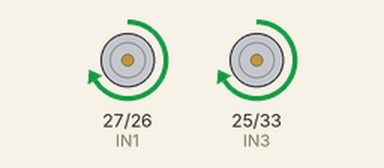
This sketch was run on a simulated ESP32. On the bench: motor-driver pin pairs drawn as motors (green arrow = first pin HIGH = forward, orange = second pin HIGH = backward, longer = more drive, scaled by the enable pin).

Above: at 1.0 s.
At 2.5 s:
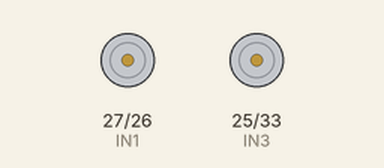
At 4.0 s:
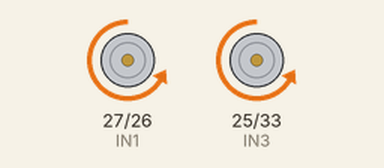
At 6.7 s:
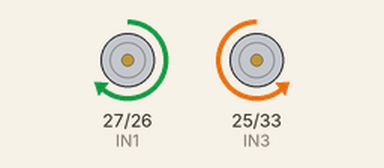
Timing chart, 0 to 11.1 s (numbered marks = the images above):
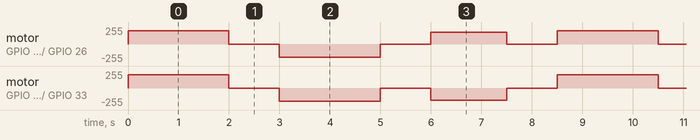

The sketch:

motor_test.ino
```cpp
// Motor A (DcMotor-15) - via IN1/IN2/EnA
const int IN1 = 27;
const int IN2 = 26;
const int ENA = 14;

// Motor B (DcMotor-16) - via IN3/IN4/EnB
const int IN3 = 25;
const int IN4 = 33;
const int ENB = 32;

void setup() {
  pinMode(IN1, OUTPUT);
  pinMode(IN2, OUTPUT);
  pinMode(ENA, OUTPUT);
  pinMode(IN3, OUTPUT);
  pinMode(IN4, OUTPUT);
  pinMode(ENB, OUTPUT);
}

void motorA(int speed, bool forward) {
  digitalWrite(IN1, forward ? HIGH : LOW);
  digitalWrite(IN2, forward ? LOW : HIGH);
  analogWrite(ENA, speed); // 0-255
}

void motorB(int speed, bool forward) {
  digitalWrite(IN3, forward ? HIGH : LOW);
  digitalWrite(IN4, forward ? LOW : HIGH);
  analogWrite(ENB, speed); // 0-255
}

void stopMotors() {
  digitalWrite(IN1, LOW);
  digitalWrite(IN2, LOW);
  digitalWrite(IN3, LOW);
  digitalWrite(IN4, LOW);
  analogWrite(ENA, 0);
  analogWrite(ENB, 0);
}

void loop() {
  // Both motors forward
  motorA(200, true);
  motorB(200, true);
  delay(2000);

  stopMotors();
  delay(1000);

  // Both motors backward
  motorA(200, false);
  motorB(200, false);
  delay(2000);

  stopMotors();
  delay(1000);

  // Spin in place: A forward, B backward
  motorA(180, true);
  motorB(180, false);
  delay(1500);

  stopMotors();
  delay(1000);
}
```

Measured:
- by itself, motor on GPIO 27 (IN1) / GPIO 26 (IN2): repeats every 8.5 s: stopped 1.0 s, backward 200/255 2.0 s, stopped 1.0 s, forward 180/255 1.5 s, stopped 1.0 s, forward 200/255 2.0 s
- by itself, motor on GPIO 25 (IN3) / GPIO 33 (IN4): repeats every 8.5 s: stopped 1.0 s, backward 200/255 2.0 s, stopped 1.0 s, backward 180/255 1.5 s, stopped 1.0 s, forward 200/255 2.0 s
